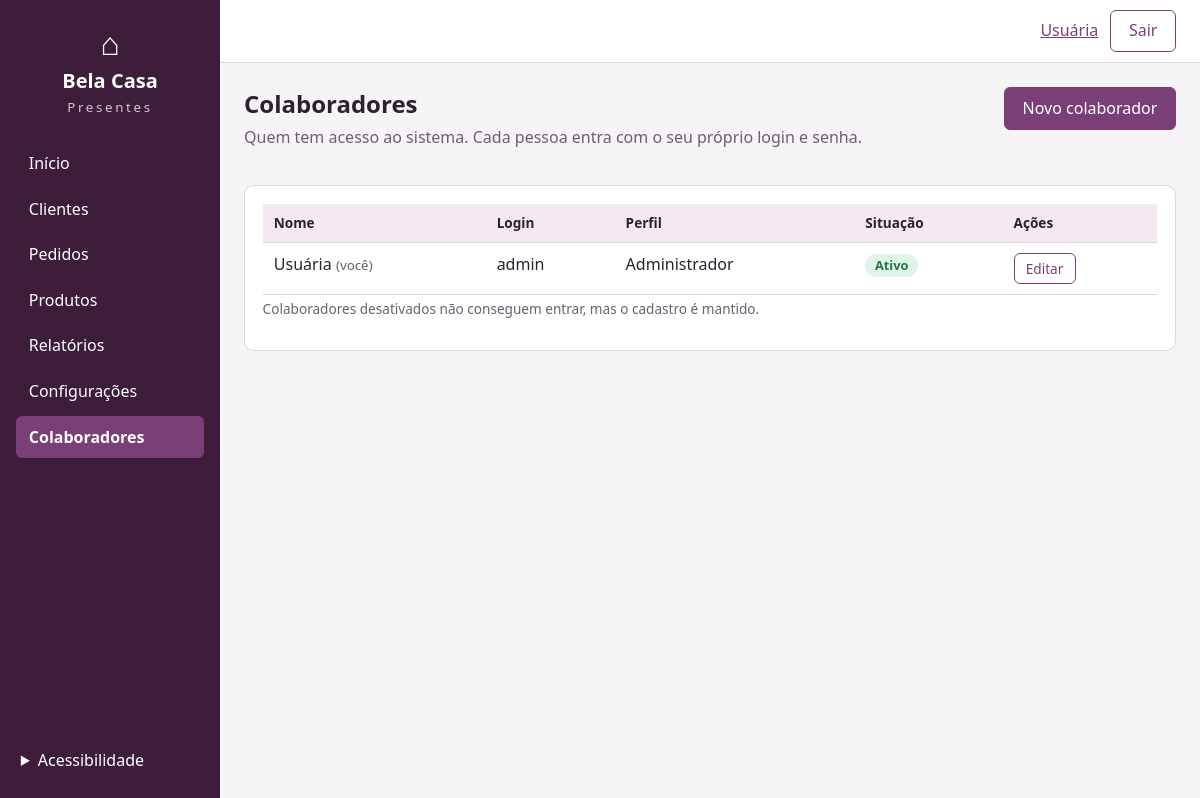
The page /colaboradores (signed in) on the database its author committed.
### tables this page shows
CREATE TABLE usuarios (
    id INTEGER PRIMARY KEY AUTOINCREMENT,
    nome TEXT NOT NULL,
    login TEXT NOT NULL UNIQUE,
    senha_hash TEXT NOT NULL,
    perfil TEXT NOT NULL DEFAULT 'colaborador',
    ativo INTEGER NOT NULL DEFAULT 1
);

### app.py (the view)
@app.route("/colaboradores")
@admin_required
def colaboradores():
    lista = get_db().execute("SELECT * FROM usuarios ORDER BY ativo DESC, nome").fetchall()
    return render_template("colaboradores.html", colaboradores=lista, perfis=PERFIS,
                           meu_id=session["usuario_id"], pagina="colaboradores")

### app.py (called while the page is built)
def get_db():
    if "db" not in g:
        os.makedirs(os.path.dirname(app.config["DATABASE"]), exist_ok=True)
        g.db = sqlite3.connect(app.config["DATABASE"])
        g.db.row_factory = sqlite3.Row
        g.db.execute("PRAGMA foreign_keys = ON")
    return g.db

@app.teardown_appcontext
def fechar_db(_erro):
    db = g.pop("db", None)
    if db is not None:
        db.close()

def gerar_csrf():
    if "_csrf" not in session:
        session["_csrf"] = secrets.token_hex(16)
    return session["_csrf"]

@app.before_request
def checar_csrf():
    if request.method == "POST":
        token = session.get("_csrf")
        if not token or token != request.form.get("_csrf"):
            abort(400)

def usuario_logado():
    if "usuario_id" not in session:
        return None
    if "usuario" not in g:
        u = get_db().execute("SELECT * FROM usuarios WHERE id = ? AND ativo = 1",
                             (session["usuario_id"],)).fetchone()
        g.usuario = u
    return g.usuario

def login_required(view):
    @wraps(view)
    def wrapped(*args, **kwargs):
        usuario = usuario_logado()
        if usuario is None:
            session.clear()
            return redirect(url_for("login", next=request.path))
        return view(*args, **kwargs)
    return wrapped

def admin_required(view):
    @wraps(view)
    @login_required
    def wrapped(*args, **kwargs):
        if usuario_logado()["perfil"] != "administrador":
            abort(403)
        return view(*args, **kwargs)
    return wrapped

def config_empresa():
    linhas = get_db().execute("SELECT chave, valor FROM configuracoes").fetchall()
    return {l["chave"]: l["valor"] for l in linhas}

@app.context_processor
def dados_globais():
    usuario = usuario_logado()
    if usuario is None:
        return {}
    return {"empresa": config_empresa(), "usuario_nome": usuario["nome"],
            "eh_admin": usuario["perfil"] == "administrador"}

### templates/colaboradores.html (shortened to what this page needs)
{% extends "base.html" %}
{% block conteudo %}
<div class="cabecalho">
  <div>
    <h1>Colaboradores</h1>
    <p class="sub">Quem tem acesso ao sistema. Cada pessoa entra com o seu próprio login e senha.</p>
  </div>
  <a class="btn" href="{{ url_for('colaborador_form') }}">Novo colaborador</a>
</div>
<section class="painel">
  <div class="tabela-rolagem">
    <table>
      <thead><tr>
        <th scope="col">Nome</th><th scope="col">Login</th><th scope="col">Perfil</th>
        <th scope="col">Situação</th><th scope="col">Ações</th>
      </tr></thead>
      <tbody>
      {% for c in colaboradores %}
        <tr>
          <td>{{ c.nome }}{% if c.id == meu_id %} <small>(você)</small>{% endif %}</td>
          <td>{{ c.login }}</td>
          <td>{{ perfis[c.perfil] }}</td>
          <td><span class="selo selo-{{ 'ok' if c.ativo else 'neutro' }}">{{ 'Ativo' if c.ativo else 'Desativado' }}</span></td>
          <td class="acoes-linha">
            <a class="btn btn-pequeno btn-claro" href="{{ url_for('colaborador_form', colab_id=c.id) }}">Editar</a>
          </td>
        </tr>
      {% endfor %}
      </tbody>
    </table>
  </div>
  <p class="info">Colaboradores desativados não conseguem entrar, mas o cadastro é mantido.</p>
</section>
{% endblock %}

### templates/base.html (shortened to what this page needs)
<!doctype html>
<html lang="pt-BR">
<head>
  <link rel="stylesheet" href="{{ url_for('static', filename='css/style.css') }}">
</head>
<body>
  <div class="layout">
    <aside class="lateral">
      <div class="marca">
        <span class="marca-icone" aria-hidden="true">&#8962;</span>
        <strong>Bela Casa</strong>
        <small>Presentes</small>
      </div>
      <nav aria-label="Menu principal">
        <ul>
          {% set itens = [
            ('inicio', 'inicio', 'Início', '1'),
            ('clientes', 'clientes', 'Clientes', '2'),
            ('pedidos', 'pedidos', 'Pedidos', '3'),
            ('produtos', 'produtos', 'Produtos', '4'),
            ('relatorios', 'relatorios', 'Relatórios', '5'),
            ('configuracoes', 'configuracoes', 'Configurações', '6') ] %}
          {% if eh_admin %}
            {% set itens = itens + [('colaboradores', 'colaboradores', 'Colaboradores', '7')] %}
          {% endif %}
          {% for chave, rota, texto, tecla in itens %}
          <li>
            <a href="{{ url_for(rota) }}" data-tecla="{{ tecla }}" accesskey="{{ tecla }}"
               {% if pagina == chave %}aria-current="page"{% endif %}>{{ texto }}</a>
          </li>
          {% endfor %}
        </ul>
      </nav>
      <details class="acessibilidade">
        <summary>Acessibilidade</summary>
      </details>
    </aside>
    <div class="principal">
      <header class="topo">
        <a class="usuario" href="{{ url_for('configuracoes') }}" title="Meu perfil">{{ usuario_nome }}</a>
        <form method="post" action="{{ url_for('sair') }}">
          <button type="submit" class="btn btn-claro">Sair</button>
        </form>
      </header>
      <main id="conteudo" tabindex="-1">
        {% block conteudo %}{% endblock %}
      </main>
    </div>
  </div>
</body>
</html>

### static/css/style.css (style rules this page uses)
:root { --roxo-escuro: #3d1d3a; --roxo: #7b3f78; --roxo-claro: #f3e9f2; --fundo: #f6f4f6; --texto: #2a2230; --borda: #ddd3dc; --ok: #1f7a45; --ok-fundo: #e1f4e8; --aviso: #8a5a00; --aviso-fundo: #fff1cc; --erro: #b3261e; --erro-fundo: #fde4e2; --neutro-fundo: #e8e6e9; }
* { box-sizing: border-box; }
body { margin: 0; font-family: "Segoe UI", Roboto, Arial, sans-serif; background: var(--fundo); color: var(--texto); line-height: 1.45; }
h1 { font-size: 1.5rem; margin: 0 0 .25rem; }
a { color: var(--roxo); }
small { color: #6b5f70; }
.layout { display: flex; min-height: 100vh; }
.lateral { width: 220px; flex-shrink: 0; background: var(--roxo-escuro); color: #fff; padding: 1.25rem 1rem; display: flex; flex-direction: column; }
.marca { text-align: center; margin-bottom: 1.5rem; }
.marca-icone { display: block; font-size: 2rem; }
.marca strong { display: block; font-size: 1.25rem; }
.marca small { color: #d9c3d7; letter-spacing: .2em; }
.lateral ul { list-style: none; margin: 0; padding: 0; }
.lateral nav a { display: block; padding: .6rem .8rem; margin-bottom: .2rem; color: #fff; text-decoration: none; border-radius: 6px; }
.lateral nav a[aria-current="page"] { background: var(--roxo); font-weight: 600; }
.acessibilidade { margin-top: auto; }
.acessibilidade summary { cursor: pointer; padding: .5rem .3rem; }
.principal { flex: 1; min-width: 0; }
.topo { display: flex; justify-content: flex-end; align-items: center; gap: .75rem; padding: .6rem 1.5rem; background: #fff; border-bottom: 1px solid var(--borda); }
.topo form { margin: 0; }
main { padding: 1.5rem; max-width: 1100px; }
.sub { color: #6b5f70; margin: 0 0 1.25rem; }
.cabecalho { display: flex; justify-content: space-between; align-items: flex-start; gap: 1rem; margin-bottom: 1rem; flex-wrap: wrap; }
.painel { background: #fff; border: 1px solid var(--borda); border-radius: 10px; padding: 1.1rem; margin-bottom: 1.25rem; }
.btn { display: inline-block; padding: .55rem 1.1rem; border: 1px solid var(--roxo); background: var(--roxo); color: #fff; border-radius: 6px; cursor: pointer; font: inherit; text-decoration: none; text-align: center; }
.btn-claro { background: #fff; color: var(--roxo); }
.btn-pequeno { padding: .3rem .7rem; font-size: .85rem; }
.acoes-linha { display: flex; gap: .4rem; flex-wrap: wrap; }
.info { display: block; font-size: .85rem; color: #6b5f70; margin-top: .25rem; }
.tabela-rolagem { overflow-x: auto; }
table { width: 100%; border-collapse: collapse; }
th, td { padding: .6rem .7rem; text-align: left; border-bottom: 1px solid var(--borda); vertical-align: top; }
th { background: var(--roxo-claro); font-size: .85rem; }
.selo { display: inline-block; padding: .15rem .6rem; border-radius: 999px; font-size: .8rem; font-weight: 600; }
.selo-ok { background: var(--ok-fundo); color: var(--ok); }

### rows shown on the page
usuarios: nome "Usuária", shows "(você)", login "admin", perfil "Administrador", ativo "Ativo"

### other values the page prints
{{ texto }} "Início" "Clientes" "Pedidos" "Produtos" "Relatórios" "Configurações" "Colaboradores"
